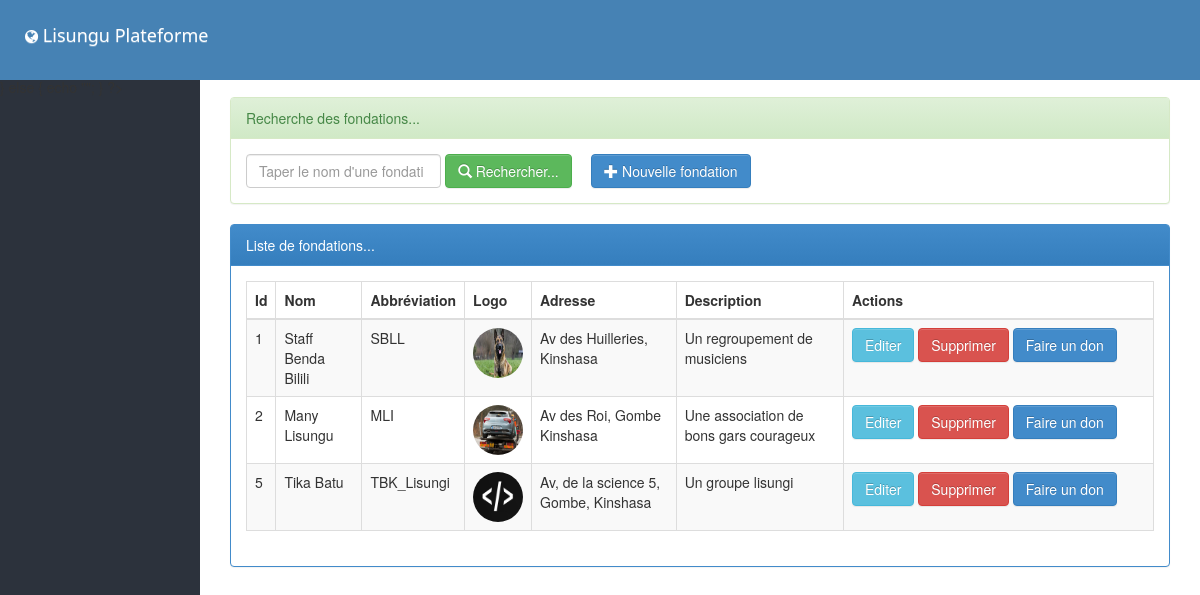
The app's page /view/fondation.php with its own data.
### tables this page shows
CREATE TABLE IF NOT EXISTS `fondations` (
  `id_f` int NOT NULL AUTO_INCREMENT,
  `nomF` varchar(255) NOT NULL,
  `abbrev` varchar(255) NOT NULL,
  `logo` varchar(255) NOT NULL,
  `adresse` text NOT NULL,
  `description` text NOT NULL,
  PRIMARY KEY (`id_f`)
);

### view/fondation.php (the view, shortened to what this page needs)
<?php
include('../db/connexiondb.php');
$requete = "SELECT * FROM fondations";
$query = $pdo->query($requete);
?>
<!DOCTYPE html>
<html lang="en">
<head>
    <link rel="stylesheet" type="text/css" href="../css/bootstrap.min.css">
    <link rel="stylesheet" type="text/css" href="../css/font-awesome.min.css">
</head>
<body>
    <div class="col-md-12">
        <div class="row">
            <div class="col-md-12" style="margin-top:76px">
                <?php include('../includes/menuUp.php') ?>
            </div>
            <div class="col-md-12">
                <div class="row">
                    <div class="col-md-2" style="padding:0">
                        <?php include('../includes/menuLeft.php') ?>
                    </div>
                    <div class="col-md-10 " style="margin-top:10px">
                        <div class="col-md-12">
                            <div class="panel panel-success" style="margin-top: 10px;">
                                <div class="panel-heading"> Recherche des fondations... </div>
                                <div class="panel-body">
                                    <form method="get" action="filiere.php" class="form-inline">
                                        <div class="form-group">
                                            <input type="search" name="nomFondation"
                                                placeholder="Taper le nom d'une fondation" class="form-control"
                                                value="">
                                        </div>
                                        <button type="submit" class="btn btn-success">
                                            <span class="glyphicon glyphicon-search"> </span> Rechercher...
                                        </button> &nbsp; &nbsp;
                                        <a href="nouvelleFondation.php" class="btn btn-primary">
                                            <span class="glyphicon glyphicon-plus"> </span> Nouvelle fondation
                                        </a>
                                    </form>
                                </div>
                            </div>
                            <div class="panel panel-primary" style="margin-top: 10px;">
                                <div class="panel-heading"> Liste de fondations... </div>
                                <div class="panel-body">
                                    <table class="table table-bordered table-striped table-hover">
                                        <thead>
                                            <tr>
                                                <th>Id</th>
                                                <th>Nom</th>
                                                <th>Abbréviation</th>
                                                <th>Logo</th>
                                                <th>Adresse</th>
                                                <th>Description</th>
                                                <th>Actions</th>
                                            </tr>
                                        </thead>
                                        <tbody>
                                            <?php while ($fondation = $query->fetch()) { ?>
                                            <tr>
                                                <td><?php echo $fondation['id_f'] ?></td>
                                                <td><?php echo $fondation['nomF'] ?></td>
                                                <td><?php echo $fondation['abbrev'] ?></td>
                                                <td>
                                                    <img style='width: 50px; height: 50px; border-radius:100%'
                                                        src="../img/<?php echo $fondation['logo'] ?>">
                                                </td>
                                                <td><?php echo $fondation['adresse'] ?></td>
                                                <td><?php echo $fondation['description'] ?></td>
                                                <td style="width:310px">
                                                    <a href="editerFondation.php?id=<?php echo $fondation['id_f'] ?>"
                                                        class="btn btn-info">Editer</a>
                                                    <a onclick="return confirm('Etes-vous sûr de vouloir supprimer cette fondation ?')"
                                                        href="../back/deleteFondation.php?id=<?php echo $fondation['id_f'] ?>"
                                                        class="btn btn-danger">Supprimer</a>
                                                    <a href="faireDon.php?id=<?php echo $fondation['id_f'] ?>"
                                                        class="btn btn-primary">Faire un don</a>
                                                </td>
                                            </tr>
                                            <?php } ?>
                                        </tbody>
                                    </table>
                                </div>
                            </div>
                        </div>
                    </div>
                </div>
            </div>
        </div>
    </div>
</body>
</html>

### includes/menuUp.php (style rules this page uses)
a { color: white !important; }

### records on screen
fondations: id_f "1", nomF "Staff Benda Bilili", abbrev "SBLL", logo (picture), adresse "Av des Huilleries, Kinshasa", description "Un regroupement de musiciens"
fondations: id_f "2", nomF "Many Lisungu", abbrev "MLI", logo (picture), adresse "Av des Roi, Gombe Kinshasa", description "Une association de bons gars courageux"
fondations: id_f "5", nomF "Tika Batu", abbrev "TBK_Lisungi", logo (picture), adresse "Av, de la science 5, Gombe, Kinshasa", description "Un groupe lisungi"
